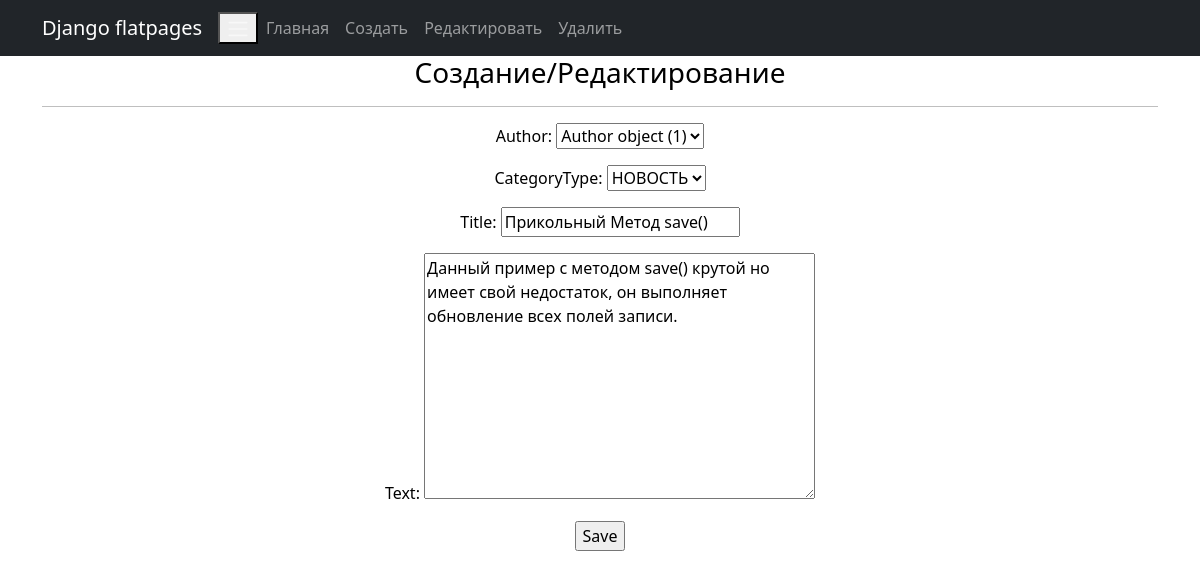
Page /news/3/update/ on the earlier database version.
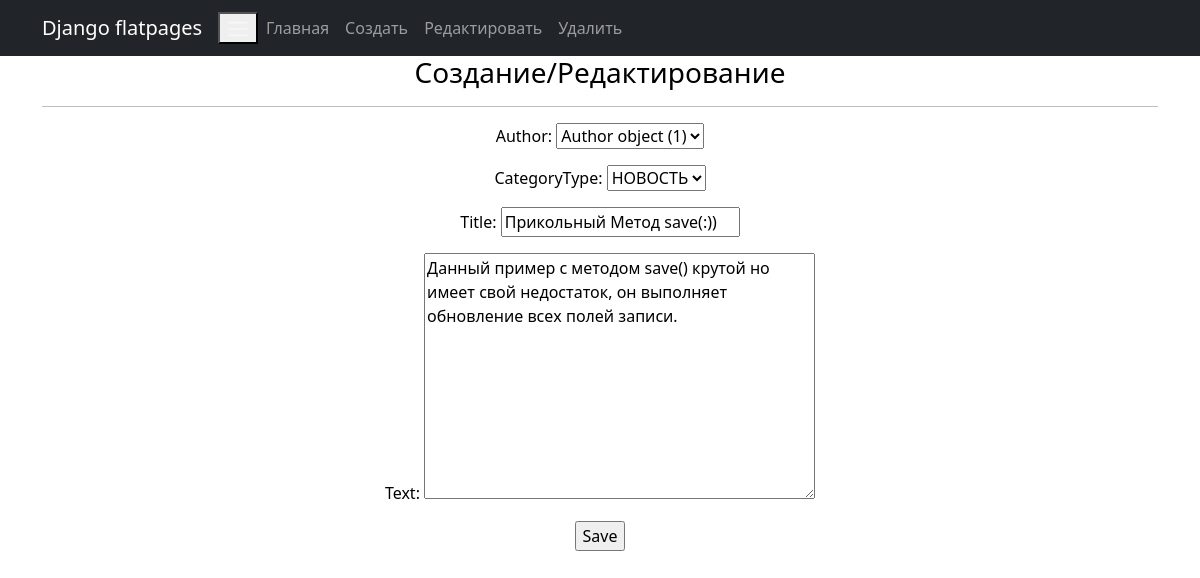
Same page on the later database version.
### news/models.py (models this page shows, shortened)
class Post(models.Model):
    author = models.ForeignKey(Author, on_delete=models.CASCADE)
    NEWS = 'NW'
    ARTICLE = 'AR'
    CATEGORY_CHOICES = (
        (NEWS, 'НОВОСТЬ'),
        (ARTICLE, 'СТАТЬЯ')
    )
    categoryType = models.CharField(max_length=2, choices=CATEGORY_CHOICES, default=ARTICLE)
    dateCreation = models.DateTimeField(auto_now_add=True)
    postCategory = models.ManyToManyField(Category, through='PostCategory')
    title = models.CharField(max_length=128)
    text = models.TextField()
    rating = models.SmallIntegerField(default=0)

### news/views.py (the view)
# urls.py: path('<int:pk>/update/', PostUpdate.as_view(), name='post_update'),
class PostUpdate(UpdateView):
    form_class = PostForm
    model = Post
    template_name = 'post_edit.html'

### news/forms.py (shortened to what this page needs)
class PostForm(forms.ModelForm):
    class Meta:
        model = Post
        fields = ['author', 'categoryType', 'title', 'text']

### templates/post_edit.html (shortened to what this page needs)
{% extends 'flatpages/default.html' %}
{% block content %}
<h3>Создание/Редактирование</h3>
<hr>
<form action="" method="post">
    {{ form.as_p }}
    <input type="submit" value="Save" />
</form>
{% endblock content %}

Differences in the rows shown:
changed Post "Author object (1)": title "Прикольный Метод save()" → "Прикольный Метод save(:))"
